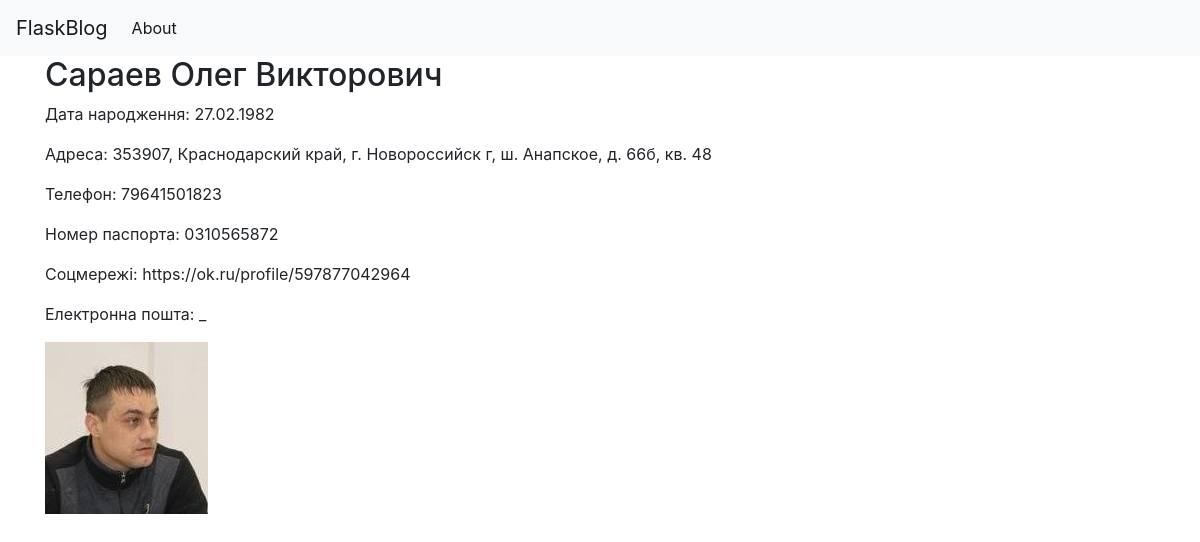
Page /3 on the committed database.
### tables this page shows
CREATE TABLE posts (
        id INTEGER PRIMARY KEY AUTOINCREMENT,
        created TIMESTAMP NOT NULL DEFAULT CURRENT_TIMESTAMP,
        FIO TEXT,
        DOB TEXT,
        Position TEXT,
        Unit TEXT,
        Passport TEXT,
        Passport_Issue_Date TEXT,
        Issued_By TEXT,
        Taxpayer_Number TEXT,
        Social_Security_Number TEXT,
        Address TEXT,
        Phone_Number TEXT,
        Social_Media TEXT,
        Email TEXT,
        Status TEXT,
        Verified TEXT,
        Source TEXT,
        Image_File TEXT
    );

### app.py (the view)
@app.route('/<int:post_id>')
def post(post_id):
    post = get_post(post_id)
    return render_template('post.html', post=post)

### app.py (called while the page is built)
def get_db_connection():
    conn = sqlite3.connect(db)
    conn.row_factory = sqlite3.Row
    return conn

def get_post(post_id):
    conn = get_db_connection()
    post = conn.execute('SELECT * FROM posts WHERE id = ?',
                        (post_id,)).fetchone()
    conn.close()
    if post is None:
        abort(404)
    return post

### templates/post.html (shortened to what this page needs)
{% extends 'base.html' %}
{% block content %}
    <h2>{% block title %} {{ post['FIO'] }} {% endblock %}</h2>
    <p>Дата народження: {{ post['DOB'] }}</p>
    <p>Адреса: {{ post['Address'] }}</p>
    <p>Телефон: {{ post['Phone_Number'] }}</p>
    <p>Номер паспорта: {{ post['Passport'] }}</p>
    <p>Соцмережі: {{ post['Social_Media'] }}</p>
    <p>Електронна пошта: {{ post['Email'] }}</p>
    <img src="{{ url_for('static', filename='images/' + post['Image_File']) }}" alt="{{ post['FIO'] }} Image">
{% endblock %}

### rows in the picture
posts: FIO "Сараев Олег Викторович", DOB "27.02.1982", Address "353907, Краснодарский край, г. Новороссийск г, ш. Анапское, д. 66б, кв. 48", Phone_Number "79641501823", Passport "0310565872", Social_Media "https://ok.ru/profile/597877042964", Email "_", Image_File (picture)
